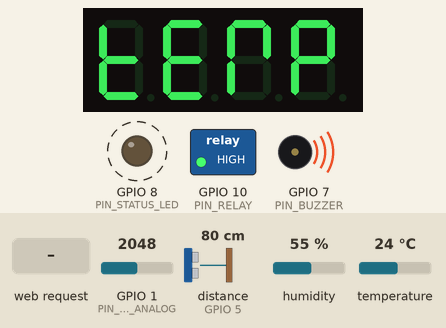
Recording of a sketch running on a simulated ESP32-C3. Shown: 4-digit seven-segment display, switched loads named in the sketch (green lamp = pin HIGH), output pins drawn as LEDs (lit = HIGH), buzzer (waves = sounding, pin HIGH). Wiring (inferred from the names in the program): ultrasonic range finder: trigger GPIO 4; echo GPIO 5. Dashed ring = blinking. The test bench sets the inputs (shaded band); at power-on: distance to the obstacle (sensor on GPIO 5) 80 cm, GPIO 1 (PIN_GAS_ANALOG) = 2048, humidity 55 %, temperature 24 °C. The echo pulse lasts 58.3 µs per cm; WiFi joins after 1.5 s; servers stay silent unless stated; pins used as bus, display or sensor lines are not drawn; what the sketch prints to the serial monitor is not drawn.

Above: at 3.2 s.
3.3 s: distance to the obstacle (sensor on GPIO 5) set to 34 cm
At 6.77 s:
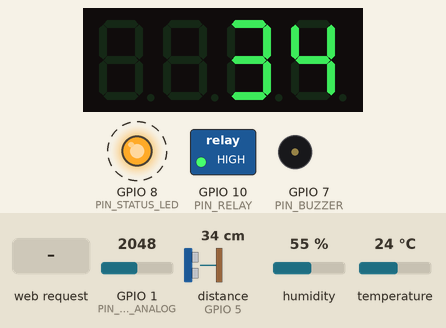
6.8 s: distance to the obstacle (sensor on GPIO 5) set to 28 cm
At 7.87 s:
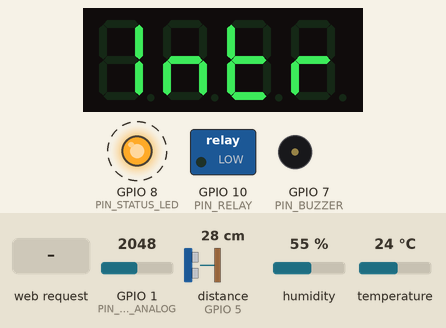
8.8 s: HTTP request GET /api/setThresholds?state=1&mode=1&gas=1 received
At 9.9 s:
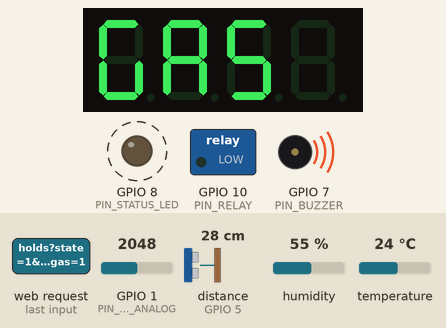
11.3 s: HTTP request GET /api/relay?state=0 received
At 11.9 s:
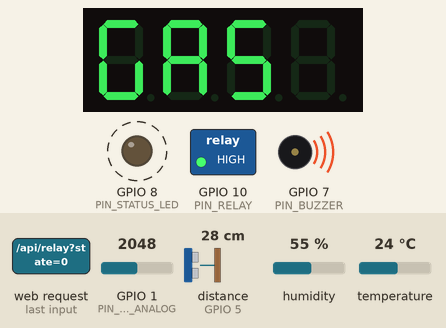
13.3 s: HTTP request GET /api/mode?mode=0 received
At 13.91 s:
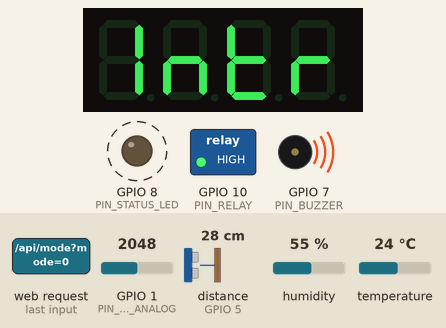
15.3 s: HTTP request GET /api/relay?state=1 received
At 15.53 s:
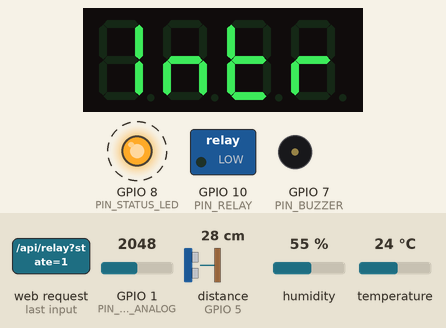
Timing chart, 0 to 18.4 s (numbered marks = the images above; inputs shaded):
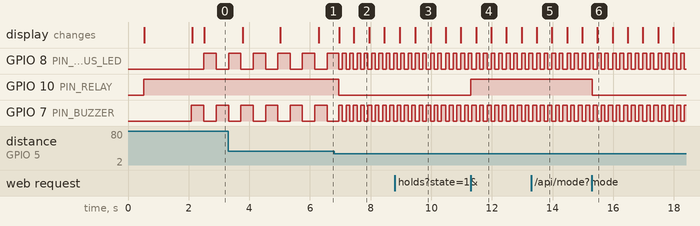

The sketch:

hazardous_area_emergency_system.ino
```cpp
/*
 * ==============================================================================
 * HazardGuard C3 // Intelligent Multi-Hazard Emergency & Safety Automation System
 * Developed for: Shakthikulangara School STEM Lab & Industrial Safety Projects
 * Target MCU: ESP32-C3 (RISC-V 160MHz, Wi-Fi 2.4GHz)
 * ==============================================================================
 * Features:
 *  1. Combustible Gas & Smoke Leak Surveillance (MQ-2 / MQ-135 on ADC1_CH1)
 *  2. Ambient Overheat & Fire Danger Detection (DHT11 / DHT22)
 *  3. Ultrasonic Danger Zone Intrusion & Liquid Sump Overflow (HC-SR04)
 *  4. Optocoupled Emergency Actuator Relay (Exhaust Fan / Solenoid Cutoff)
 *  5. 4-Digit 7-Segment Multiplexed Status & Threat Display (TM1637)
 *  6. Embedded Standalone Cyber-Industrial Web Dashboard & JSON Telemetry API
 *  7. Dual-Mode Wi-Fi: Station Client with Auto Fallback Hotspot (AP Mode)
 * ==============================================================================
 */

#include <Arduino.h>
#include <WiFi.h>
#include <WebServer.h>
#include <ESPmDNS.h>
#include <TM1637Display.h>
#include <DHT.h>

#include "config.h"
#include "webpage.h"

// ------------------------------------------------------------------------------
// Hardware Instances
// ------------------------------------------------------------------------------
TM1637Display display(PIN_TM_CLK, PIN_TM_DIO);
DHT dht(PIN_DHT, DHT_TYPE);
WebServer server(WEB_SERVER_PORT);

// ------------------------------------------------------------------------------
// 7-Segment Custom Word Bitmaps (Avishay Orpaz TM1637 Format)
// ------------------------------------------------------------------------------
// "GAS "
const uint8_t SEG_WORD_GAS[] = {
  SEG_A | SEG_C | SEG_D | SEG_E | SEG_F,          // G
  SEG_A | SEG_B | SEG_C | SEG_E | SEG_F | SEG_G,  // A
  SEG_A | SEG_C | SEG_D | SEG_F | SEG_G,          // S
  0x00                                            // blank
};

// "tEMP"
const uint8_t SEG_WORD_TEMP[] = {
  SEG_D | SEG_E | SEG_F | SEG_G,                  // t
  SEG_A | SEG_D | SEG_E | SEG_F | SEG_G,          // E
  SEG_A | SEG_B | SEG_E | SEG_F,                  // n (approx M)
  SEG_A | SEG_B | SEG_E | SEG_F | SEG_G           // P
};

// "dISt"
const uint8_t SEG_WORD_DIST[] = {
  SEG_B | SEG_C | SEG_D | SEG_E | SEG_G,          // d
  SEG_B | SEG_C,                                  // I
  SEG_A | SEG_C | SEG_D | SEG_F | SEG_G,          // S
  SEG_D | SEG_E | SEG_F | SEG_G                   // t
};

// "SAFE"
const uint8_t SEG_WORD_SAFE[] = {
  SEG_A | SEG_C | SEG_D | SEG_F | SEG_G,          // S
  SEG_A | SEG_B | SEG_C | SEG_E | SEG_F | SEG_G,  // A
  SEG_A | SEG_E | SEG_F | SEG_G,                  // F
  SEG_A | SEG_D | SEG_E | SEG_F | SEG_G           // E
};

// "FIrE"
const uint8_t SEG_WORD_FIRE[] = {
  SEG_A | SEG_E | SEG_F | SEG_G,                  // F
  SEG_B | SEG_C,                                  // I
  SEG_E | SEG_G,                                  // r
  SEG_A | SEG_D | SEG_E | SEG_F | SEG_G           // E
};

// "trIP"
const uint8_t SEG_WORD_TRIP[] = {
  SEG_D | SEG_E | SEG_F | SEG_G,                  // t
  SEG_E | SEG_G,                                  // r
  SEG_B | SEG_C,                                  // I
  SEG_A | SEG_B | SEG_E | SEG_F | SEG_G           // P
};

// "Inrt" (Intrusion)
const uint8_t SEG_WORD_INTR[] = {
  SEG_B | SEG_C,                                  // I
  SEG_C | SEG_E | SEG_G,                          // n
  SEG_D | SEG_E | SEG_F | SEG_G,                  // t
  SEG_E | SEG_G                                   // r
};

// ------------------------------------------------------------------------------
// Global State & Telemetry Variables
// ------------------------------------------------------------------------------
OperatingMode currentMode = MODE_HOUSEHOLD;
HazardThresholds activeThresholds = DEFAULT_PROFILES[0];

// Telemetry values
int   gasRaw         = 0;
int   gasPpm         = 0;
float currentTemp    = 25.0;
float currentHum     = 60.0;
int   currentDist    = 100; // cm

// Moving average buffer for gas ADC
int  gasHistory[GAS_MOVING_AVG_SAMPLES] = {0};
int  gasHistIndex = 0;
long gasHistTotal = 0;

// Threat assessment: 0 = Normal, 1 = Warning, 2 = Critical Alarm
int    hazardLevel = 0;
String activeHazards = "None";

// Actuator State
bool   relayActive = false;
bool   relayManualOverride = false;
String relayReason = "Standby Safe";

// Timers for non-blocking execution
unsigned long lastSensorPoll  = 0;
unsigned long lastDhtPoll     = 0;
unsigned long lastDisplayStep = 0;
unsigned long lastBuzzerStep  = 0;
bool buzzerState              = false;
int  displayCycleStep         = 0;
bool displaySubStep           = false; // Toggles label vs numeric value

// ------------------------------------------------------------------------------
// Ultrasonic Distance Measurement
// ------------------------------------------------------------------------------
int readUltrasonicDistance() {
  digitalWrite(PIN_US_TRIG, LOW);
  delayMicroseconds(2);
  digitalWrite(PIN_US_TRIG, HIGH);
  delayMicroseconds(10);
  digitalWrite(PIN_US_TRIG, LOW);

  long duration = pulseIn(PIN_US_ECHO, HIGH, ULTRASONIC_TIMEOUT_US);
  if (duration == 0) {
    return 999; // Out of range or sensor disconnected
  }
  int cm = (int)(duration * 0.0343 / 2.0);
  if (cm < 2 || cm > 400) return 999;
  return cm;
}

// ------------------------------------------------------------------------------
// Gas Sensor Moving Average & Estimated PPM
// ------------------------------------------------------------------------------
void readGasSensor() {
  int raw = analogRead(PIN_GAS_ANALOG);

  // Moving average filter to suppress electrical noise
  gasHistTotal = gasHistTotal - gasHistory[gasHistIndex];
  gasHistory[gasHistIndex] = raw;
  gasHistTotal = gasHistTotal + raw;
  gasHistIndex = (gasHistIndex + 1) % GAS_MOVING_AVG_SAMPLES;
  gasRaw = gasHistTotal / GAS_MOVING_AVG_SAMPLES;

  // Approximate relative PPM estimation (calibrated for MQ series on 3.3V ADC)
  // Clean room air baseline: ~350-500 ADC -> ~50-80 PPM
  // Flammable leak: >1800 ADC -> >1000 PPM
  gasPpm = map(constrain(gasRaw, 350, 3800), 350, 3800, 40, 4500);
}

// ------------------------------------------------------------------------------
// Multi-Hazard Evaluation Engine
// ------------------------------------------------------------------------------
void evaluateHazards() {
  bool gasCritical  = (gasRaw >= activeThresholds.gasAlarm);
  bool gasWarning   = (!gasCritical && gasRaw >= activeThresholds.gasWarning);

  bool tempCritical = (currentTemp >= activeThresholds.tempAlarm);
  bool tempWarning  = (!tempCritical && currentTemp >= activeThresholds.tempWarning);

  bool distCritical = (currentDist > 0 && currentDist <= activeThresholds.distIntrusion);
  bool tankCritical = (currentDist > 0 && currentDist <= activeThresholds.tankOverflow);

  // Build hazard status text
  String hazards = "";
  if (gasCritical) hazards += "[GAS LEAK DETECTED] ";
  else if (gasWarning) hazards += "[Gas Vapor Elevated] ";

  if (tempCritical) hazards += "[FIRE/OVERHEAT CRITICAL] ";
  else if (tempWarning) hazards += "[Ambient Heat Warning] ";

  if (distCritical) hazards += "[PERIMETER BREACH] ";
  if (tankCritical) hazards += "[SUMP OVERFLOW RISK] ";

  if (hazards.length() == 0) hazards = "All Parameters Normal";
  activeHazards = hazards;

  // Set overall threat level
  if (gasCritical || tempCritical || distCritical || tankCritical) {
    hazardLevel = 2; // Critical Alarm
  } else if (gasWarning || tempWarning) {
    hazardLevel = 1; // Warning
  } else {
    hazardLevel = 0; // Normal
  }

  // Automatic Relay Safety Action
  if (!relayManualOverride) {
    if (hazardLevel == 2) {
      if (!relayActive) {
        relayActive = true;
        if (gasCritical) relayReason = "Triggered: Gas Leak (Exhaust Active)";
        else if (tempCritical) relayReason = "Triggered: Thermal/Fire Safety Cutoff";
        else if (distCritical) relayReason = "Triggered: Danger Perimeter Proximity";
        else relayReason = "Triggered: Hazardous Tank Overflow";
        digitalWrite(PIN_RELAY, RELAY_ACTIVE_LEVEL);
      }
    } else {
      if (relayActive) {
        relayActive = false;
        relayReason = "Standby Safe (Auto Restored)";
        digitalWrite(PIN_RELAY, RELAY_INACTIVE_LEVEL);
      }
    }
  }
}

// ------------------------------------------------------------------------------
// Non-Blocking Audible Buzzer & Visual Indicator Engine
// ------------------------------------------------------------------------------
void updateAlertSignaling() {
  unsigned long now = millis();

  if (hazardLevel == 2) {
    // Rapid Emergency Pulse (120ms cadence)
    if (now - lastBuzzerStep >= 120) {
      lastBuzzerStep = now;
      buzzerState = !buzzerState;
      digitalWrite(PIN_BUZZER, buzzerState ? HIGH : LOW);
      digitalWrite(PIN_STATUS_LED, buzzerState ? LOW : HIGH); // Active LOW LED
    }
  } else if (hazardLevel == 1) {
    // Intermittent Caution Pulse (400ms cadence)
    if (now - lastBuzzerStep >= 400) {
      lastBuzzerStep = now;
      buzzerState = !buzzerState;
      digitalWrite(PIN_BUZZER, buzzerState ? HIGH : LOW);
      digitalWrite(PIN_STATUS_LED, buzzerState ? LOW : HIGH);
    }
  } else {
    // Normal Safe: LED solid ON (or slow heartbeat), Buzzer completely silent
    digitalWrite(PIN_BUZZER, LOW);
    digitalWrite(PIN_STATUS_LED, LOW); // Active LOW on ESP32-C3
  }
}

// ------------------------------------------------------------------------------
// TM1637 Dynamic Display Multiplexer
// ------------------------------------------------------------------------------
void updateDisplay() {
  unsigned long now = millis();

  // If in Critical Alarm: Flash priority hazard codes
  if (hazardLevel == 2) {
    if (now - lastDisplayStep >= 500) {
      lastDisplayStep = now;
      displaySubStep = !displaySubStep;

      if (displaySubStep) {
        if (gasRaw >= activeThresholds.gasAlarm) {
          display.setSegments(SEG_WORD_GAS);
        } else if (currentTemp >= activeThresholds.tempAlarm) {
          display.setSegments(SEG_WORD_FIRE);
        } else if (currentDist <= activeThresholds.distIntrusion) {
          display.setSegments(SEG_WORD_INTR);
        } else {
          display.setSegments(SEG_WORD_TRIP);
        }
      } else {
        display.clear();
      }
    }
    return;
  }

  // Normal / Warning: Cycle through Gas -> Temp -> Dist -> Safe every 2.5s
  if (now - lastDisplayStep >= INTERVAL_DISPLAY_CYCLE) {
    lastDisplayStep = now;
    displayCycleStep = (displayCycleStep + 1) % 4;
    displaySubStep = false;
  }

  // Sub-step: alternating label and numeric value every 1.25s
  if (now - lastDisplayStep >= (INTERVAL_DISPLAY_CYCLE / 2) && !displaySubStep) {
    displaySubStep = true;
  }

  switch (displayCycleStep) {
    case 0: // Gas screen
      if (!displaySubStep) display.setSegments(SEG_WORD_GAS);
      else display.showNumberDec(constrain(gasRaw, 0, 9999), false);
      break;

    case 1: // Temperature screen
      if (!displaySubStep) display.setSegments(SEG_WORD_TEMP);
      else {
        int t = (int)currentTemp;
        display.showNumberDec(constrain(t, -99, 999), false);
      }
      break;

    case 2: // Ultrasonic Distance screen
      if (!displaySubStep) display.setSegments(SEG_WORD_DIST);
      else {
        int d = (currentDist > 999) ? 999 : currentDist;
        display.showNumberDec(d, false);
      }
      break;

    case 3: // System Status screen
      if (hazardLevel == 1) {
        display.showNumberDec(8888, false); // Warning indicator
      } else {
        display.setSegments(SEG_WORD_SAFE);
      }
      break;
  }
}

// ------------------------------------------------------------------------------
// Web Server REST API Handlers
// ------------------------------------------------------------------------------
void handleRoot() {
  server.send_P(200, "text/html", INDEX_HTML);
}

void handleApiData() {
  String json = "{";
  json += "\"uptime\":" + String(millis() / 1000) + ",";
  json += "\"mode\":" + String((int)currentMode) + ",";
  json += "\"modeName\":\"" + String(activeThresholds.name) + "\",";
  json += "\"gasRaw\":" + String(gasRaw) + ",";
  json += "\"gasPpm\":" + String(gasPpm) + ",";
  json += "\"temp\":" + String(currentTemp, 1) + ",";
  json += "\"humidity\":" + String(currentHum, 1) + ",";
  json += "\"distance\":" + String(currentDist) + ",";
  json += "\"relayActive\":" + String(relayActive ? "true" : "false") + ",";
  json += "\"relayReason\":\"" + relayReason + "\",";
  json += "\"hazardLevel\":" + String(hazardLevel) + ",";
  json += "\"activeHazards\":\"" + activeHazards + "\",";
  json += "\"gasWarnThresh\":" + String(activeThresholds.gasWarning) + ",";
  json += "\"gasAlarmThresh\":" + String(activeThresholds.gasAlarm) + ",";
  json += "\"tempWarnThresh\":" + String(activeThresholds.tempWarning, 1) + ",";
  json += "\"tempAlarmThresh\":" + String(activeThresholds.tempAlarm, 1) + ",";
  json += "\"distThresh\":" + String(activeThresholds.distIntrusion);
  json += "}";

  server.send(200, "application/json", json);
}

void handleApiRelay() {
  if (server.hasArg("state")) {
    int state = server.arg("state").toInt();
    relayManualOverride = true;
    relayActive = (state == 1);
    digitalWrite(PIN_RELAY, relayActive ? RELAY_ACTIVE_LEVEL : RELAY_INACTIVE_LEVEL);
    relayReason = relayActive ? "Manual Override (User Tripped)" : "Manual Override (User Reset)";
  }
  handleApiData();
}

void handleApiMode() {
  if (server.hasArg("mode")) {
    int m = server.arg("mode").toInt();
    if (m >= 0 && m <= 2) {
      currentMode = (OperatingMode)m;
      activeThresholds = DEFAULT_PROFILES[m];
    }
  }
  handleApiData();
}

void handleApiSetThresholds() {
  if (server.hasArg("gas")) {
    activeThresholds.gasAlarm = server.arg("gas").toInt();
    activeThresholds.gasWarning = (int)(activeThresholds.gasAlarm * 0.65);
  }
  if (server.hasArg("temp")) {
    activeThresholds.tempAlarm = server.arg("temp").toFloat();
    activeThresholds.tempWarning = activeThresholds.tempAlarm - 10.0;
  }
  if (server.hasArg("dist")) {
    activeThresholds.distIntrusion = server.arg("dist").toInt();
  }
  handleApiData();
}

void handleApiReset() {
  relayManualOverride = false;
  relayActive = false;
  digitalWrite(PIN_RELAY, RELAY_INACTIVE_LEVEL);
  relayReason = "Standby Safe (Reset)";
  handleApiData();
}

// ------------------------------------------------------------------------------
// Setup Routine
// ------------------------------------------------------------------------------
void setup() {
  Serial.begin(115200);
  delay(500);

  Serial.println("\n========================================================");
  Serial.println("  HAZARDGUARD C3 // EMERGENCY SUPERVISOR FIRMWARE");
  Serial.println("  Shakthikulangara School STEM Lab Project");
  Serial.println("========================================================");

  // Initialize GPIO Pins
  pinMode(PIN_US_TRIG, OUTPUT);
  pinMode(PIN_US_ECHO, INPUT);
  pinMode(PIN_BUZZER, OUTPUT);
  pinMode(PIN_STATUS_LED, OUTPUT);
  pinMode(PIN_RELAY, OUTPUT);

  // Set default safe output states
  digitalWrite(PIN_US_TRIG, LOW);
  digitalWrite(PIN_BUZZER, LOW);
  digitalWrite(PIN_STATUS_LED, LOW);
  digitalWrite(PIN_RELAY, RELAY_INACTIVE_LEVEL);

  // Initialize TM1637 Display
  display.setBrightness(0x0a); // Medium-high brightness
  display.setSegments(SEG_WORD_SAFE);

  // Initialize DHT Sensor
  dht.begin();

  // Populate moving average buffer
  int initialGas = analogRead(PIN_GAS_ANALOG);
  for (int i = 0; i < GAS_MOVING_AVG_SAMPLES; i++) {
    gasHistory[i] = initialGas;
    gasHistTotal += initialGas;
  }
  gasRaw = initialGas;

  // Connect to Wi-Fi (Station Mode) with fallback to Standalone Access Point
  Serial.printf("[WIFI] Connecting to Station SSID: %s ...\n", DEFAULT_WIFI_SSID);
  WiFi.mode(WIFI_AP_STA);
  WiFi.begin(DEFAULT_WIFI_SSID, DEFAULT_WIFI_PASS);

  unsigned long startAttempt = millis();
  bool connected = false;
  while (millis() - startAttempt < WIFI_CONNECT_TIMEOUT) {
    if (WiFi.status() == WL_CONNECTED) {
      connected = true;
      break;
    }
    delay(250);
    Serial.print(".");
  }

  if (connected) {
    Serial.println("\n[WIFI] Connected successfully!");
    Serial.printf("[WIFI] Station IP Address: %s\n", WiFi.localIP().toString().c_str());
  } else {
    Serial.println("\n[WIFI] Station connection timed out. Activating Fallback Access Point...");
  }

  // Always enable Standalone SoftAP for lab bench direct connection
  WiFi.softAP(AP_SSID, AP_PASS, AP_CHANNEL, 0, AP_MAX_CONN);
  Serial.printf("[WIFI] Access Point Active: SSID '%s', Password '%s'\n", AP_SSID, AP_PASS);
  Serial.printf("[WIFI] Access Point IP: %s\n", WiFi.softAPIP().toString().c_str());

  // Setup mDNS Responder (http://hazardguard.local)
  if (MDNS.begin(MDNS_HOSTNAME)) {
    Serial.printf("[MDNS] Responder started: http://%s.local\n", MDNS_HOSTNAME);
    MDNS.addService("http", "tcp", WEB_SERVER_PORT);
  }

  // Configure Web Server Routes
  server.on("/", HTTP_GET, handleRoot);
  server.on("/api/data", HTTP_GET, handleApiData);
  server.on("/api/relay", HTTP_GET, handleApiRelay);
  server.on("/api/mode", HTTP_GET, handleApiMode);
  server.on("/api/setThresholds", HTTP_GET, handleApiSetThresholds);
  server.on("/api/reset", HTTP_GET, handleApiReset);

  server.begin();
  Serial.println("[HTTP] Web Server operational on port 80.");
  Serial.println("========================================================\n");
}

// ------------------------------------------------------------------------------
// Main Execution Loop
// ------------------------------------------------------------------------------
void loop() {
  // 1. Handle HTTP Requests
  server.handleClient();

  unsigned long currentMillis = millis();

  // 2. Read Fast Sensors (Analog Gas & Ultrasonic)
  if (currentMillis - lastSensorPoll >= INTERVAL_SENSOR_READ) {
    lastSensorPoll = currentMillis;
    readGasSensor();
    currentDist = readUltrasonicDistance();
    evaluateHazards();
  }

  // 3. Read Thermal & Humidity Sensor (DHT minimum cycle 2.0s)
  if (currentMillis - lastDhtPoll >= INTERVAL_DHT_READ) {
    lastDhtPoll = currentMillis;
    float t = dht.readTemperature();
    float h = dht.readHumidity();
    if (!isnan(t)) currentTemp = t;
    if (!isnan(h)) currentHum  = h;
    evaluateHazards();
  }

  // 4. Update Hardware Signaling (Buzzer & Armed LED)
  updateAlertSignaling();

  // 5. Update 7-Segment Multiplexed Display
  updateDisplay();
}
```

Source omitted: webpage.h (26657 bytes), config.h (5460 bytes)

Measured:
- the behaviour switches between 31 and 30 cm on distance to the obstacle (sensor on GPIO 5) (found by bisection; images 1 and 2)
- after the input at 6.8 s, GPIO 8 (PIN_STATUS_LED), GPIO 7 (PIN_BUZZER): alternates HIGH for 0.12 s and LOW for 0.12 s, starting after 0.27 s; GPIO 10 (PIN_RELAY): HIGH → LOW after 0.15 s; the display: first changes after 0.17 s (image 2 shows a later state)
- after the input at 8.8 s, the display: first differs from a run without the input after 0.68 s (image 3)
- after the input at 11.3 s, GPIO 10 (PIN_RELAY): LOW → HIGH at once
- after the input at 13.3 s, the display: changes after 0.18 s (image 5)
- after the input at 15.3 s, GPIO 10 (PIN_RELAY): HIGH → LOW at once
- by itself, GPIO 8 (PIN_STATUS_LED), GPIO 7 (PIN_BUZZER): alternates HIGH for 0.41 s and LOW for 0.41 s
